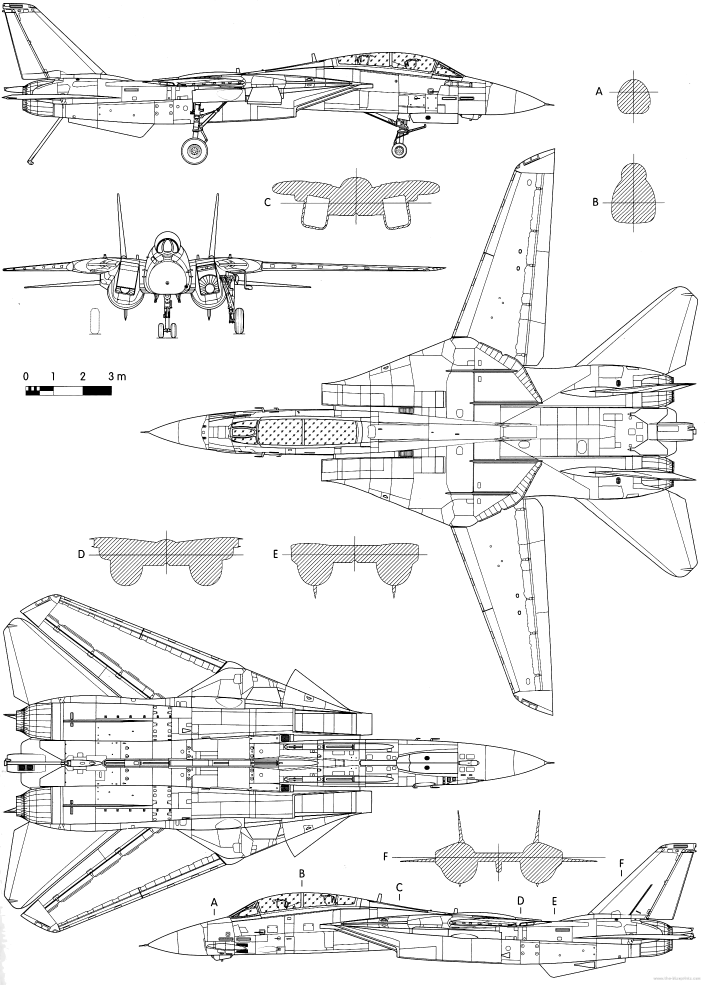
#> input picture references/UPC_Figure3_15_source_exact.png, 2113 x 2953 px (shown at 1/3 size)
$ python render_C_shoulder_inlet_gap_overlay.py
#> lines starting #> are read from the running program, lines starting #| are printed output that depends on the picture
from pathlib import Path
from PIL import Image, ImageDraw, ImageFont

O=Path(__file__).parent;R=O.parents[1]
src=R/'references'/'UPC_Figure3_15_source_exact.png'
im=Image.open(src).convert('RGB')
#> im is the input picture: PIL image 2113x2953 RGB; min 0, max 255, mean 239.5
box=(850,575,1285,630);scale=4
crop=im.crop(box).resize(((box[2]-box[0])*scale,(box[3]-box[1])*scale))
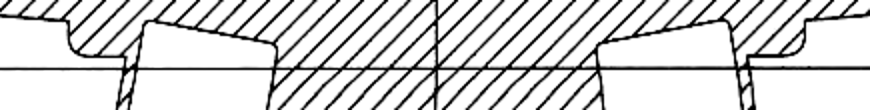
#> crop: PIL image 1740x220 RGB (shown at 1/2 size); min 0, max 255, mean 215.5
d=ImageDraw.Draw(crop)
def pt(p,c,r=6):
 x=(p[0]-box[0])*scale;y=(p[1]-box[1])*scale;d.ellipse((x-r,y-r,x+r,y+r),fill=c,outline='black')
def line(a,b,c,w=3):
 d.line([((a[0]-box[0])*scale,(a[1]-box[1])*scale),((b[0]-box[0])*scale,(b[1]-box[1])*scale)],fill=c,width=w)
for a,b in [((902,603),(910,616)),((1233,603),(1225,616))]:
 line(a,b,(255,165,0),4);pt(a,(255,0,0));pt(b,(0,100,255))
# Mark the source ROIs / actual missing zone only, without inventing contour.
d.rectangle(((875-box[0])*scale,(585-box[1])*scale,(925-box[0])*scale,(620-box[1])*scale),outline=(255,0,255),width=2)
d.rectangle(((1210-box[0])*scale,(585-box[1])*scale,(1262-box[0])*scale,(620-box[1])*scale),outline=(255,0,255),width=2)
out=O/'C_shoulder_inlet_gap_overlay.png';crop.save(out);print(out)
#> after `out = O / 'C_shoulder_inlet_gap_overlay.png'`:
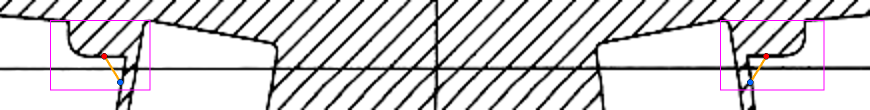
#> saved as C_shoulder_inlet_gap_overlay.png: PIL image 1740x220 RGB (shown at 1/2 size); mean R, G, B 215.8, 213.8, 215.5
